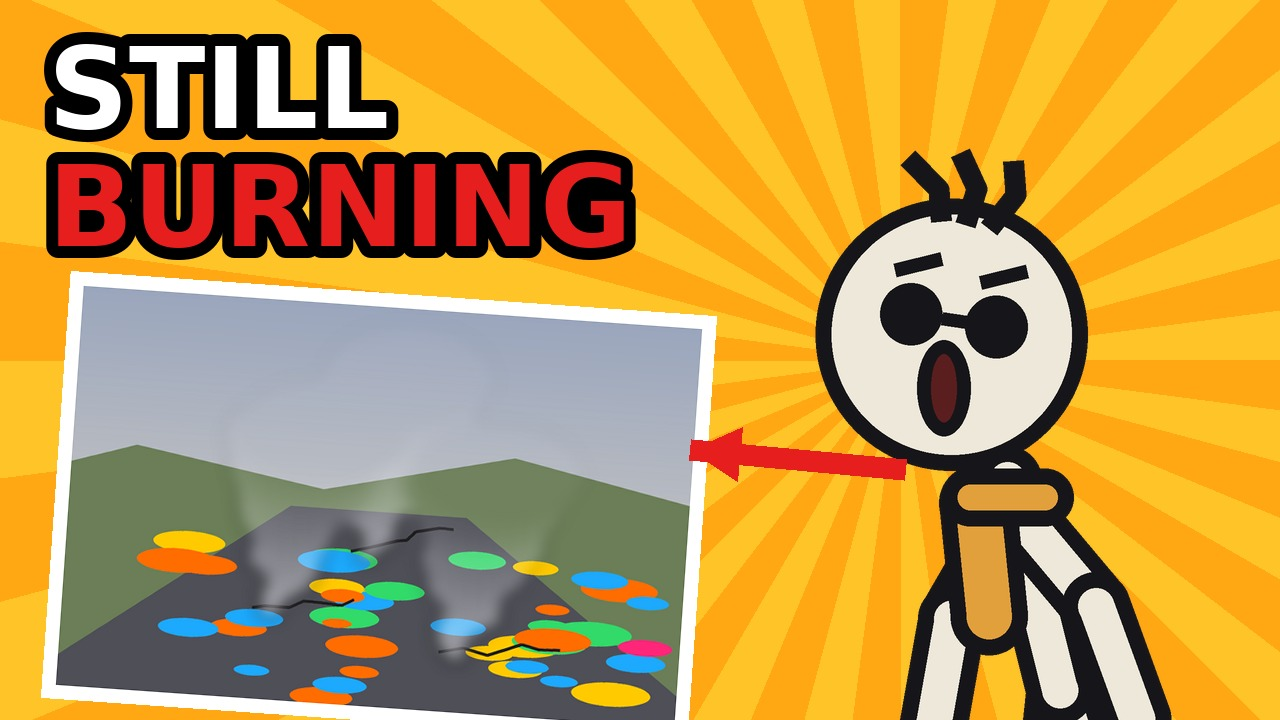
#> input picture quiet-archive/centralia/ce_a.jpg, 1280 x 720 px
$ python -i visuals.py   (imports and definitions only)
#> lines starting #> are read from the running program, lines starting #| are printed output that depends on the picture
#> further down, picture is the input picture: PIL image 1280x720 RGB; mean R, G, B 192.7, 152.1, 75.4
"""Procedural illustration kit for The Quiet Archive. Every image is drawn from code (no stock, no third-party art)."""
import math, random
from PIL import Image, ImageDraw, ImageFilter, ImageFont, ImageChops

W, H = 2560, 1440
BG = (21, 23, 28); PAPER = (232, 220, 196); AMBER = (217, 164, 65); GREY = (107, 111, 120)
INK = (40, 34, 28); RED = (178, 58, 48)
F = "/usr/share/fonts/truetype/"
SERIF_B = F + "liberation/LiberationSerif-Bold.ttf"
SERIF = F + "liberation/LiberationSerif-Regular.ttf"
SERIF_I = F + "liberation/LiberationSerif-Italic.ttf"
MONO = F + "dejavu/DejaVuSansMono.ttf"
SANS = F + "dejavu/DejaVuSans.ttf"
SANS_B = F + "dejavu/DejaVuSans-Bold.ttf"


def font(p, s):
    return ImageFont.truetype(p, s)


def lerp(a, b, t):
    return tuple(int(a[i] + (b[i] - a[i]) * t) for i in range(3))


# [6 lines left out: function grad, not called in this run]


GRAIN_ON = False


# [6 lines left out: function grain, not called in this run]


def vignette(im, strength=0.55):
#> called with strength = 0.55
    m = Image.new("L", (im.width // 8, im.height // 8), 0)
#> m: PIL image 160x90 L; every value is 0
    d = ImageDraw.Draw(m)
    w, h = m.size
#> w = 160; h = 90
    for i in range(40):
        t = i / 40
        d.ellipse((-w * 0.3 + w * 0.3 * t, -h * 0.4 + h * 0.4 * t, w * 1.3 - w * 0.3 * t, h * 1.4 - h * 0.4 * t), fill=int(255 * t))
    m = m.resize(im.size).filter(ImageFilter.GaussianBlur(60))
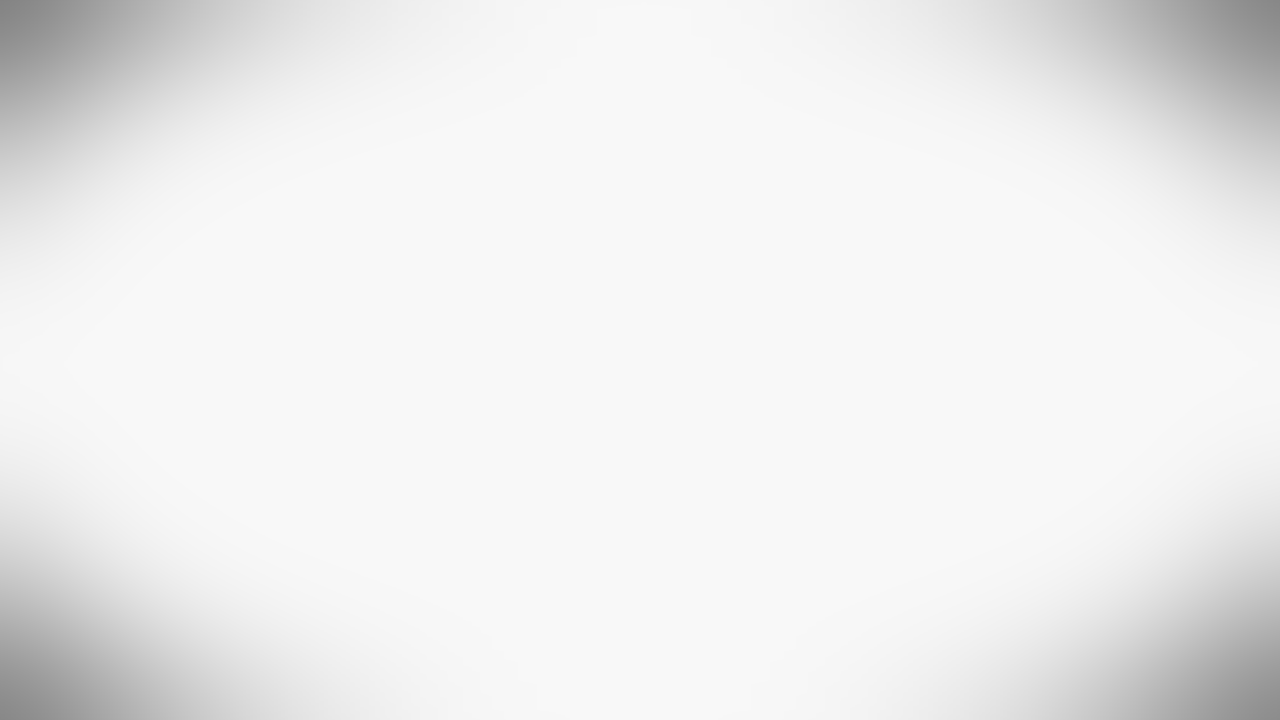
#> m: PIL image 1280x720 L; min 131, max 248, mean 237.7
    dark = Image.new("RGB", im.size, (0, 0, 0))
#> dark: PIL image 1280x720 RGB; every value is 0
    mask = m.point(lambda v: int(255 - (255 - v) * strength))
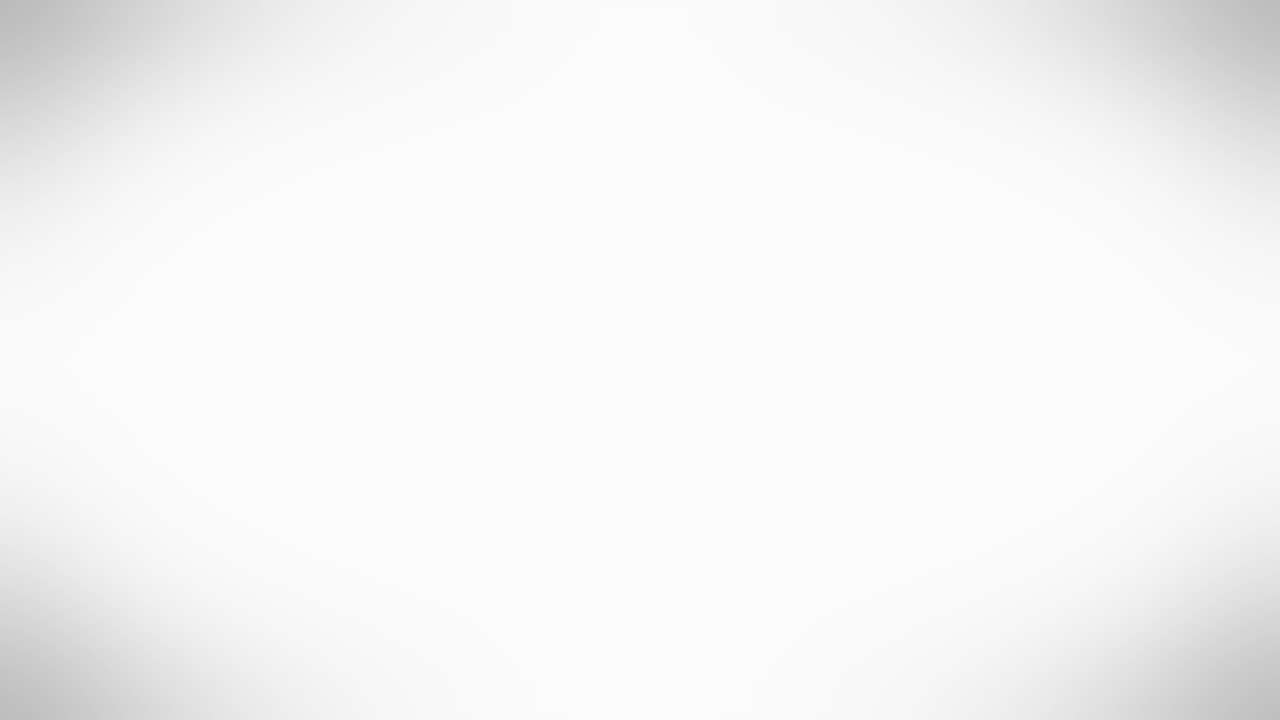
#> mask: PIL image 1280x720 L; min 186, max 251, mean 245.2
    return Image.composite(im, dark, mask)
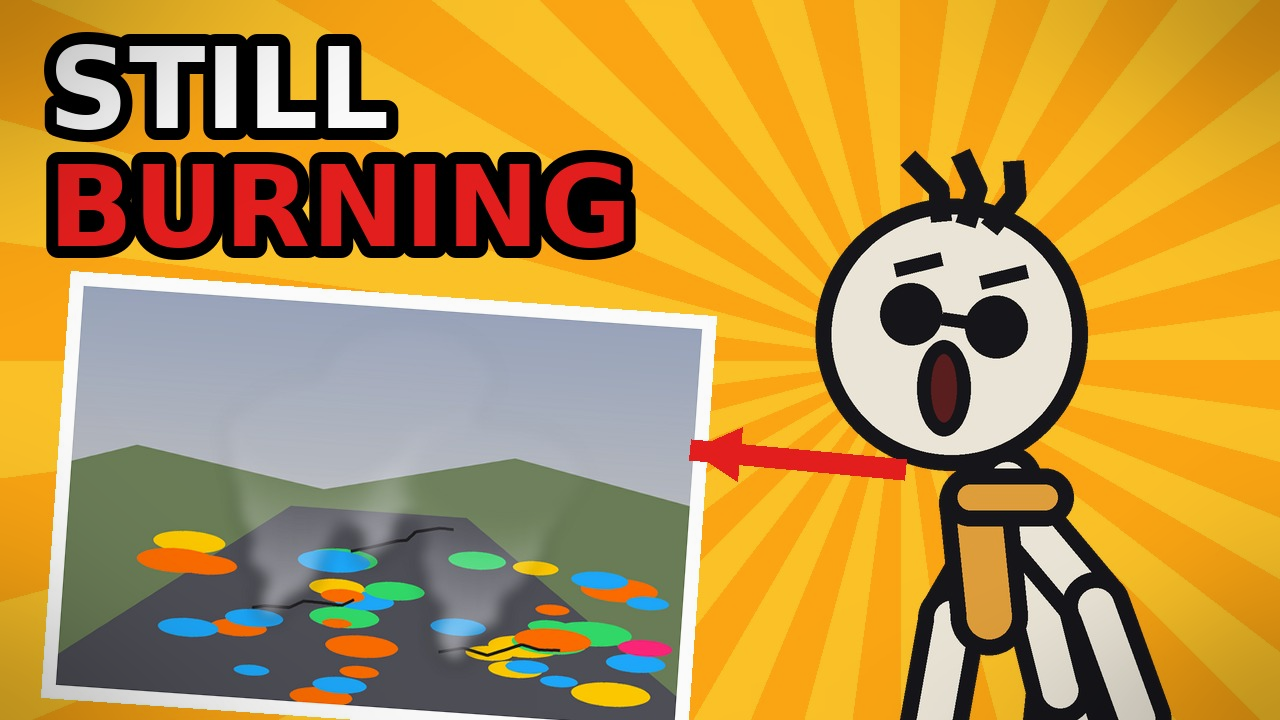
#> returned value: PIL image 1280x720 RGB; mean R, G, B 184.9, 146, 72.9


# [156 lines left out: functions stars, clouds, sea, island, lighthouse, ship and 6 more, not called in this run]


def center_text(d, y, text, f, fill):
    d.text(((W - d.textlength(text, font=f)) / 2, y), text, font=f, fill=fill)


# ----------------------------------------------------------------- scenes

# [404 lines left out: functions sc_lighthouse, sc_title, sc_map, sc_construction, card, sc_keepers and 15 more, not called in this run]

>>> from PIL import Image
>>> picture = Image.open('../centralia/ce_a.jpg')
>>> result = vignette(picture)
